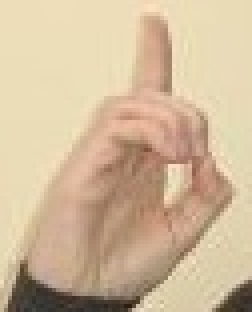
#> input picture base images crop/1.jpg, 63 x 78 px, found by its file name (shown 4 times larger)
$ python -i __init__.py   (imports and definitions only)
#> lines starting #> are read from the running program, lines starting #| are printed output that depends on the picture
import cv2
import numpy as np
from sklearn.cluster import MeanShift,KMeans
import pywt


# [33 lines left out: functions findcluster, createCluster, segmenatationMain, not called in this run]
    #return(np.reshape(lblsAll,taille))

def surface(im_seg):
    """Calcul de la surface de la main"""
    return(np.sum(np.sum(im_seg)))


# [39 lines left out: functions hog, createFeatureVector, wavelet, not called in this run]


def initcluster():
    img1=cv2.cvtColor(cv2.imread('base images crop/1.jpg'), cv2.COLOR_BGR2LAB)
#> img1: shape (78, 63, 3); mean of channels 0, 1, 2 194.7, 131.7, 146.8
    img2=cv2.cvtColor(cv2.imread('base images crop/2.jpg'), cv2.COLOR_BGR2LAB)
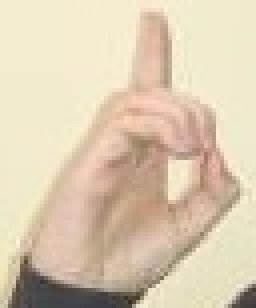
#> input picture base images crop/2.jpg, 64 x 77 px, found by its file name (shown 4 times larger)
#> img2: shape (77, 64, 3); mean of channels 0, 1, 2 209.7, 129.7, 143
    img3=cv2.cvtColor(cv2.imread('base images crop/3.jpg'), cv2.COLOR_BGR2LAB)
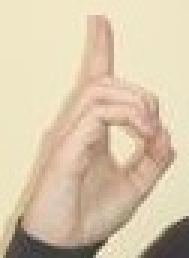
#> input picture base images crop/3.jpg, 63 x 86 px, found by its file name (shown 3 times larger)
#> img3: shape (86, 63, 3); mean of channels 0, 1, 2 205.7, 129.9, 143.9
    img4=cv2.cvtColor(cv2.imread('base images crop/4.jpg'), cv2.COLOR_BGR2LAB)
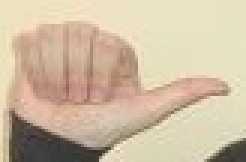
#> input picture base images crop/4.jpg, 82 x 54 px, found by its file name (shown 3 times larger)
#> img4: shape (54, 82, 3); mean of channels 0, 1, 2 195.6, 130.7, 143.2
    img5=cv2.cvtColor(cv2.imread('base images crop/5.jpg'), cv2.COLOR_BGR2LAB)
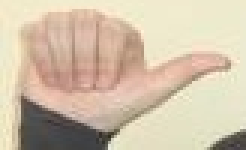
#> input picture base images crop/5.jpg, 82 x 50 px, found by its file name (shown 3 times larger)
#> img5: shape (50, 82, 3); mean of channels 0, 1, 2 199.8, 130.4, 141.7
    img6=cv2.cvtColor(cv2.imread('base images crop/6.jpg'), cv2.COLOR_BGR2LAB)
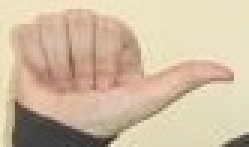
#> input picture base images crop/6.jpg, 83 x 49 px, found by its file name (shown 3 times larger)
#> img6: shape (49, 83, 3); mean of channels 0, 1, 2 196.4, 131.1, 143.9
#> (the run stopped early here; a loop or call above may not have finished)
